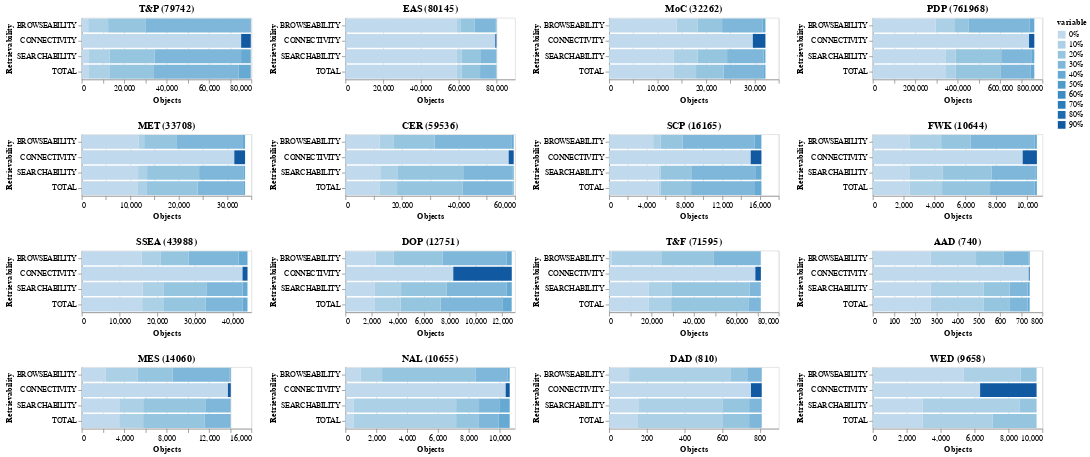

The code cell stored with this chart in its notebook:
### Code cell
import altair as alt

ranges = [0,0.1,0.2,0.3,0.4,0.5,0.6,0.7,0.8,0.9,1]
count =0

dept_col_counts = None
depts = tidied_df[' collectionCode'].unique()
charts = []
hcharts = []
for dept_code in depts:
  dept_rows_df = pd.DataFrame()
  dept_stats_df = tidied_df.loc[tidied_df[' collectionCode'] == dept_code]
  if(len(dept_stats_df) < 10):
    # Ignore EXH and other errartic departments
    continue
  # Now need to loop over each completeness coll in turn
  for column in dept_stats_df.columns[1:]:
    # Group into counts of percentages 0-10, 10-20, ... 90-100
    # dept_col_counts = dept_stats_df[column].value_counts(bins=10, sort=False)
    
    dept_col_counts = dept_stats_df[column].groupby(pd.cut(dept_stats_df[column], ranges, labels=["0%","10%","20%","30%","40%","50%","60%","70%","80%","90%"], include_lowest=True)).count()
    dept_col_counts.name = column
    dept_rows_df = dept_rows_df.append(dept_col_counts, ignore_index=False)
    
  dept_rows_df = dept_rows_df.rename_axis('Retrievability').rename_axis('Percentages', axis='columns')
    # TO handle converting from CategoricalIndex - may change https://github.com/pandas-dev/pandas/issues/19136
  dept_rows_df.columns = dept_rows_df.columns.tolist()
 #   print(dept_rows_df)
  dept_rows_df = dept_rows_df.reset_index()

  dept_rows_melt_df = dept_rows_df.melt(id_vars=['Retrievability'])
  
  chart = alt.Chart(dept_rows_melt_df).mark_bar().encode(
       x=alt.X('value:Q', axis=alt.Axis(title='Objects')),
       y='Retrievability:O',
        color='variable:O',
       tooltip=['variable', 'value']
    ).properties(width=220, title="%s (%d)" % (dept_code, len(dept_stats_df)))
  charts.append(chart)
  if count > 1:
      hcharts.append(alt.hconcat(*charts))
      charts = []
      count = 0
  else:
      count += 1
        
hcharts.append(alt.hconcat(*charts))

alt.vconcat(*hcharts)
